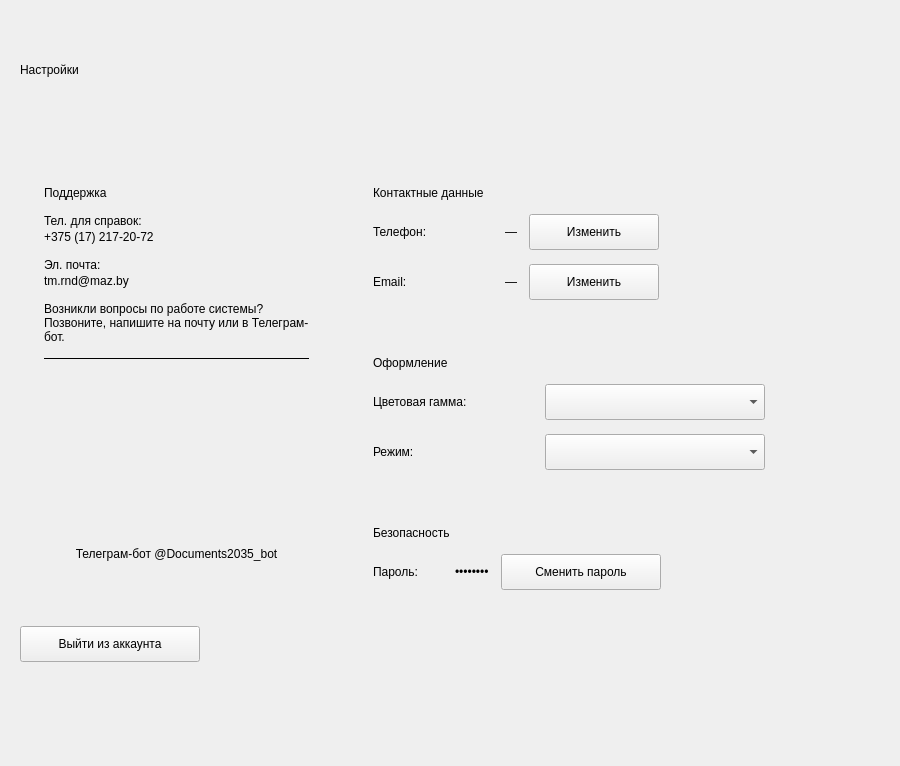
<?xml version="1.0" encoding="UTF-8"?>
<ui version="4.0">
 <class>SettingsTab</class>
 <widget class="QWidget" name="SettingsTab">
  <property name="geometry">
   <rect>
    <x>0</x>
    <y>0</y>
    <width>900</width>
    <height>766</height>
   </rect>
  </property>
  <property name="windowTitle">
   <string>Настройки</string>
  </property>
  <property name="styleSheet">
   <string notr="true">QWidget {
    background-color: {BG_DIALOG_ALT};
}
QScrollArea {
    border: none;
    background-color: transparent;
}
QScrollBar:vertical {
    border: none;
    background: {SCROLLBAR_BG};
    width: 10px;
    border-radius: 5px;
}
QScrollBar::handle:vertical {
    background: {SCROLLBAR_HANDLE};
    border-radius: 5px;
    min-height: 20px;
}
QScrollBar::handle:vertical:hover {
    background: {SCROLLBAR_HANDLE_HOVER};
}
QScrollBar::add-line:vertical, QScrollBar::sub-line:vertical {
    border: none;
    background: none;
}</string>
  </property>
  <layout class="QVBoxLayout" name="verticalLayout">
   <property name="leftMargin">
    <number>0</number>
   </property>
   <property name="topMargin">
    <number>0</number>
   </property>
   <property name="rightMargin">
    <number>0</number>
   </property>
   <property name="bottomMargin">
    <number>0</number>
   </property>
   <item>
    <widget class="QFrame" name="headerFrame">
     <property name="minimumSize">
      <size>
       <width>0</width>
       <height>140</height>
      </size>
     </property>
     <property name="maximumSize">
      <size>
       <width>16777215</width>
       <height>140</height>
      </size>
     </property>
     <property name="styleSheet">
      <string notr="true">QFrame {
    background-color: {HEADER_BG};
    border: none;
}</string>
     </property>
     <property name="fixedHeight" stdset="0">
      <number>140</number>
     </property>
     <layout class="QHBoxLayout" name="headerLayout">
      <property name="leftMargin">
       <number>20</number>
      </property>
      <property name="topMargin">
       <number>0</number>
      </property>
      <property name="rightMargin">
       <number>20</number>
      </property>
      <property name="bottomMargin">
       <number>0</number>
      </property>
      <item>
       <widget class="QLabel" name="titleLabel">
        <property name="styleSheet">
         <string notr="true">color: {TEXT_ON_ACCENT}; font-size: 32px; font-weight: bold; background-color: transparent;</string>
        </property>
        <property name="text">
         <string>Настройки</string>
        </property>
       </widget>
      </item>
      <item>
       <spacer name="headerSpacer">
        <property name="orientation">
         <enum>Qt::Orientation::Horizontal</enum>
        </property>
        <property name="sizeHint" stdset="0">
         <size>
          <width>40</width>
          <height>20</height>
         </size>
        </property>
       </spacer>
      </item>
     </layout>
    </widget>
   </item>
   <item>
    <widget class="QWidget" name="contentWidget" native="true">
     <layout class="QVBoxLayout" name="contentLayout">
      <property name="spacing">
       <number>16</number>
      </property>
      <property name="leftMargin">
       <number>20</number>
      </property>
      <property name="topMargin">
       <number>20</number>
      </property>
      <property name="rightMargin">
       <number>20</number>
      </property>
      <property name="bottomMargin">
       <number>20</number>
      </property>
      <item>
       <widget class="QScrollArea" name="scrollArea">
        <property name="frameShape">
         <enum>QFrame::Shape::NoFrame</enum>
        </property>
        <property name="widgetResizable">
         <bool>true</bool>
        </property>
        <widget class="QWidget" name="scrollContent">
         <property name="geometry">
          <rect>
           <x>0</x>
           <y>0</y>
           <width>850</width>
           <height>611</height>
          </rect>
         </property>
         <layout class="QVBoxLayout" name="scrollLayout">
          <property name="spacing">
           <number>16</number>
          </property>
          <property name="leftMargin">
           <number>0</number>
          </property>
          <property name="topMargin">
           <number>0</number>
          </property>
          <property name="rightMargin">
           <number>0</number>
          </property>
          <property name="bottomMargin">
           <number>0</number>
          </property>
          <item>
           <layout class="QHBoxLayout" name="columnsLayout" stretch="0,1">
            <property name="spacing">
             <number>16</number>
            </property>
            <item>
             <widget class="QFrame" name="supportCard">
              <property name="minimumSize">
               <size>
                <width>280</width>
                <height>0</height>
               </size>
              </property>
              <property name="maximumSize">
               <size>
                <width>430</width>
                <height>16777215</height>
               </size>
              </property>
              <property name="styleSheet">
               <string notr="true">QFrame#supportCard {
      background-color: {BG_CARD};
      border: 1px solid {BORDER_DEFAULT};
      border-radius: 12px;
  }</string>
              </property>
              <layout class="QVBoxLayout" name="supportLayout">
               <property name="spacing">
                <number>14</number>
               </property>
               <property name="leftMargin">
                <number>24</number>
               </property>
               <property name="topMargin">
                <number>20</number>
               </property>
               <property name="rightMargin">
                <number>24</number>
               </property>
               <property name="bottomMargin">
                <number>20</number>
               </property>
               <item>
                <widget class="QLabel" name="supportTitle">
                 <property name="styleSheet">
                  <string notr="true">font-size: 18px; font-weight: bold; color: {TEXT_PRIMARY}; background-color: transparent;</string>
                 </property>
                 <property name="text">
                  <string>Поддержка</string>
                 </property>
                 <property name="alignment">
                  <set>Qt::AlignmentFlag::AlignLeading|Qt::AlignmentFlag::AlignLeft|Qt::AlignmentFlag::AlignVCenter</set>
                 </property>
                </widget>
               </item>
               <item>
                <layout class="QVBoxLayout" name="supportPhoneRow">
                 <property name="spacing">
                  <number>2</number>
                 </property>
                 <item>
                  <widget class="QLabel" name="supportPhoneLabel">
                   <property name="styleSheet">
                    <string notr="true">font-size: 13px; color: {TEXT_MUTED_ALT}; background-color: transparent;</string>
                   </property>
                   <property name="text">
                    <string>Тел. для справок:</string>
                   </property>
                  </widget>
                 </item>
                 <item>
                  <widget class="QLabel" name="supportPhoneValue">
                   <property name="styleSheet">
                    <string notr="true">font-size: 15px; color: {TEXT_PRIMARY}; background-color: transparent;</string>
                   </property>
                   <property name="text">
                    <string>+375 (17) 217-20-72</string>
                   </property>
                   <property name="textInteractionFlags">
                    <set>Qt::TextInteractionFlag::TextSelectableByMouse</set>
                   </property>
                  </widget>
                 </item>
                </layout>
               </item>
               <item>
                <layout class="QVBoxLayout" name="supportEmailRow">
                 <property name="spacing">
                  <number>2</number>
                 </property>
                 <item>
                  <widget class="QLabel" name="supportEmailLabel">
                   <property name="styleSheet">
                    <string notr="true">font-size: 13px; color: {TEXT_MUTED_ALT}; background-color: transparent;</string>
                   </property>
                   <property name="text">
                    <string>Эл. почта:</string>
                   </property>
                  </widget>
                 </item>
                 <item>
                  <widget class="QLabel" name="supportEmailValue">
                   <property name="styleSheet">
                    <string notr="true">font-size: 15px; color: {TEXT_PRIMARY}; background-color: transparent;</string>
                   </property>
                   <property name="text">
                    <string>tm.rnd@maz.by</string>
                   </property>
                   <property name="textInteractionFlags">
                    <set>Qt::TextInteractionFlag::TextSelectableByMouse</set>
                   </property>
                  </widget>
                 </item>
                </layout>
               </item>
               <item>
                <widget class="QLabel" name="supportHintLabel">
                 <property name="styleSheet">
                  <string notr="true">font-size: 13px; color: {TEXT_MUTED_ALT}; background-color: transparent;</string>
                 </property>
                 <property name="text">
                  <string>Возникли вопросы по работе системы? Позвоните, напишите на почту или в Телеграм-бот.</string>
                 </property>
                 <property name="wordWrap">
                  <bool>true</bool>
                 </property>
                </widget>
               </item>
               <item>
                <widget class="QFrame" name="supportSeparator">
                 <property name="minimumSize">
                  <size>
                   <width>0</width>
                   <height>1</height>
                  </size>
                 </property>
                 <property name="maximumSize">
                  <size>
                   <width>16777215</width>
                   <height>1</height>
                  </size>
                 </property>
                 <property name="styleSheet">
                  <string notr="true">background-color: {BORDER_DEFAULT};
  border: none;</string>
                 </property>
                 <property name="frameShape">
                  <enum>QFrame::Shape::HLine</enum>
                 </property>
                 <property name="frameShadow">
                  <enum>QFrame::Shadow::Plain</enum>
                 </property>
                </widget>
               </item>
               <item alignment="Qt::AlignmentFlag::AlignHCenter">
                <widget class="QPushButton" name="qrButton">
                 <property name="minimumSize">
                  <size>
                   <width>160</width>
                   <height>160</height>
                  </size>
                 </property>
                 <property name="maximumSize">
                  <size>
                   <width>160</width>
                   <height>160</height>
                  </size>
                 </property>
                 <property name="cursor">
                  <cursorShape>PointingHandCursor</cursorShape>
                 </property>
                 <property name="toolTip">
                  <string>Открыть бота в Telegram</string>
                 </property>
                 <property name="styleSheet">
                  <string notr="true">QPushButton {
      background-color: white;
      color: {TEXT_PRIMARY};
      border: 1px solid {BORDER_DEFAULT};
      border-radius: 12px;
      padding: 8px;
      font-size: 13px;
  }
  QPushButton:hover {
      border: 2px solid {ACCENT_PRIMARY};
  }</string>
                 </property>
                 <property name="text">
                  <string/>
                 </property>
                 <property name="flat">
                  <bool>true</bool>
                 </property>
                </widget>
               </item>
               <item>
                <widget class="QLabel" name="qrCaption">
                 <property name="styleSheet">
                  <string notr="true">font-size: 12px; color: {TEXT_MUTED_ALT}; background-color: transparent;</string>
                 </property>
                 <property name="text">
                  <string>Телеграм-бот @Documents2035_bot</string>
                 </property>
                 <property name="alignment">
                  <set>Qt::AlignmentFlag::AlignCenter</set>
                 </property>
                 <property name="wordWrap">
                  <bool>true</bool>
                 </property>
                </widget>
               </item>
               <item>
                <spacer name="supportBottomSpacer">
                 <property name="orientation">
                  <enum>Qt::Orientation::Vertical</enum>
                 </property>
                 <property name="sizeHint" stdset="0">
                  <size>
                   <width>20</width>
                   <height>20</height>
                  </size>
                 </property>
                </spacer>
               </item>
              </layout>
             </widget>
            </item>
            <item>
             <layout class="QVBoxLayout" name="leftColumnLayout">
              <property name="spacing">
               <number>16</number>
              </property>
              <item>
               <widget class="QFrame" name="contactsCard">
                <property name="styleSheet">
                 <string notr="true">QFrame#contactsCard {
        background-color: {BG_CARD};
        border: 1px solid {BORDER_DEFAULT};
        border-radius: 12px;
    }</string>
                </property>
                <layout class="QVBoxLayout" name="contactsLayout">
                 <property name="spacing">
                  <number>14</number>
                 </property>
                 <property name="leftMargin">
                  <number>24</number>
                 </property>
                 <property name="topMargin">
                  <number>20</number>
                 </property>
                 <property name="rightMargin">
                  <number>24</number>
                 </property>
                 <property name="bottomMargin">
                  <number>20</number>
                 </property>
                 <item>
                  <widget class="QLabel" name="contactsTitle">
                   <property name="styleSheet">
                    <string notr="true">font-size: 18px; font-weight: bold; color: {TEXT_PRIMARY}; background-color: transparent;</string>
                   </property>
                   <property name="text">
                    <string>Контактные данные</string>
                   </property>
                  </widget>
                 </item>
                 <item>
                  <layout class="QHBoxLayout" name="phoneRow">
                   <property name="spacing">
                    <number>12</number>
                   </property>
                   <item>
                    <widget class="QLabel" name="phoneLabel">
                     <property name="minimumSize">
                      <size>
                       <width>120</width>
                       <height>0</height>
                      </size>
                     </property>
                     <property name="styleSheet">
                      <string notr="true">font-size: 14px; color: {TEXT_MUTED_ALT}; background-color: transparent;</string>
                     </property>
                     <property name="text">
                      <string>Телефон:</string>
                     </property>
                    </widget>
                   </item>
                   <item>
                    <widget class="QLabel" name="phoneValue">
                     <property name="styleSheet">
                      <string notr="true">font-size: 14px; color: {TEXT_PRIMARY}; background-color: transparent;</string>
                     </property>
                     <property name="text">
                      <string>—</string>
                     </property>
                    </widget>
                   </item>
                   <item>
                    <widget class="QPushButton" name="changePhoneBtn">
                     <property name="minimumSize">
                      <size>
                       <width>130</width>
                       <height>36</height>
                      </size>
                     </property>
                     <property name="cursor">
                      <cursorShape>PointingHandCursor</cursorShape>
                     </property>
                     <property name="styleSheet">
                      <string notr="true">QPushButton {
        background-color: {BTN_SECONDARY_BG};
        color: {TEXT_PRIMARY};
        border: 1px solid {BORDER_DEFAULT};
        border-radius: 8px;
        font-size: 13px;
        font-weight: 500;
    }
    QPushButton:hover {
        background-color: {BTN_SECONDARY_HOVER_BG};
        border-color: {ACCENT_PRIMARY};
    }
    QPushButton:pressed {
        background-color: {ACCENT_PRESSED_SOFT};
    }</string>
                     </property>
                     <property name="text">
                      <string>Изменить</string>
                     </property>
                    </widget>
                   </item>
                   <item>
                    <spacer name="phoneSpacer">
                     <property name="orientation">
                      <enum>Qt::Orientation::Horizontal</enum>
                     </property>
                     <property name="sizeHint" stdset="0">
                      <size>
                       <width>40</width>
                       <height>20</height>
                      </size>
                     </property>
                    </spacer>
                   </item>
                  </layout>
                 </item>
                 <item>
                  <layout class="QHBoxLayout" name="emailRow">
                   <property name="spacing">
                    <number>12</number>
                   </property>
                   <item>
                    <widget class="QLabel" name="emailLabel">
                     <property name="minimumSize">
                      <size>
                       <width>120</width>
                       <height>0</height>
                      </size>
                     </property>
                     <property name="styleSheet">
                      <string notr="true">font-size: 14px; color: {TEXT_MUTED_ALT}; background-color: transparent;</string>
                     </property>
                     <property name="text">
                      <string>Email:</string>
                     </property>
                    </widget>
                   </item>
                   <item>
                    <widget class="QLabel" name="emailValue">
                     <property name="styleSheet">
                      <string notr="true">font-size: 14px; color: {TEXT_PRIMARY}; background-color: transparent;</string>
                     </property>
                     <property name="text">
                      <string>—</string>
                     </property>
                    </widget>
                   </item>
                   <item>
                    <widget class="QPushButton" name="changeEmailBtn">
                     <property name="minimumSize">
                      <size>
                       <width>130</width>
                       <height>36</height>
                      </size>
                     </property>
                     <property name="cursor">
                      <cursorShape>PointingHandCursor</cursorShape>
                     </property>
                     <property name="styleSheet">
                      <string notr="true">QPushButton {
        background-color: {BTN_SECONDARY_BG};
        color: {TEXT_PRIMARY};
        border: 1px solid {BORDER_DEFAULT};
        border-radius: 8px;
        font-size: 13px;
        font-weight: 500;
    }
    QPushButton:hover {
        background-color: {BTN_SECONDARY_HOVER_BG};
        border-color: {ACCENT_PRIMARY};
    }
    QPushButton:pressed {
        background-color: {ACCENT_PRESSED_SOFT};
    }</string>
                     </property>
                     <property name="text">
                      <string>Изменить</string>
                     </property>
                    </widget>
                   </item>
                   <item>
                    <spacer name="emailSpacer">
                     <property name="orientation">
                      <enum>Qt::Orientation::Horizontal</enum>
                     </property>
                     <property name="sizeHint" stdset="0">
                      <size>
                       <width>40</width>
                       <height>20</height>
                      </size>
                     </property>
                    </spacer>
                   </item>
                  </layout>
                 </item>
                </layout>
               </widget>
              </item>
              <item>
               <widget class="QFrame" name="themeCard">
                <property name="styleSheet">
                 <string notr="true">QFrame#themeCard {
        background-color: {BG_CARD};
        border: 1px solid {BORDER_DEFAULT};
        border-radius: 12px;
    }</string>
                </property>
                <layout class="QVBoxLayout" name="themeLayout">
                 <property name="spacing">
                  <number>14</number>
                 </property>
                 <property name="leftMargin">
                  <number>24</number>
                 </property>
                 <property name="topMargin">
                  <number>20</number>
                 </property>
                 <property name="rightMargin">
                  <number>24</number>
                 </property>
                 <property name="bottomMargin">
                  <number>20</number>
                 </property>
                 <item>
                  <widget class="QLabel" name="themeTitle">
                   <property name="styleSheet">
                    <string notr="true">font-size: 18px; font-weight: bold; color: {TEXT_PRIMARY}; background-color: transparent;</string>
                   </property>
                   <property name="text">
                    <string>Оформление</string>
                   </property>
                  </widget>
                 </item>
                 <item>
                  <layout class="QHBoxLayout" name="paletteRow">
                   <property name="spacing">
                    <number>12</number>
                   </property>
                   <item>
                    <widget class="QLabel" name="paletteLabel">
                     <property name="minimumSize">
                      <size>
                       <width>160</width>
                       <height>0</height>
                      </size>
                     </property>
                     <property name="styleSheet">
                      <string notr="true">font-size: 14px; color: {TEXT_MUTED_ALT}; background-color: transparent;</string>
                     </property>
                     <property name="text">
                      <string>Цветовая гамма:</string>
                     </property>
                    </widget>
                   </item>
                   <item>
                    <widget class="QComboBox" name="paletteCombo">
                     <property name="minimumSize">
                      <size>
                       <width>220</width>
                       <height>36</height>
                      </size>
                     </property>
                     <property name="cursor">
                      <cursorShape>PointingHandCursor</cursorShape>
                     </property>
                     <property name="styleSheet">
                      <string notr="true">
    QComboBox, QTextEdit, QDateEdit, QTextBrowser {
    border-radius: 10px;
    border: 1px solid {ACCENT_PRIMARY};
    padding: 5px;
    background-color: {BG_INPUT};
    color: {TEXT_PRIMARY};
    }
    QComboBox:hover, QTextEdit:hover, QDateEdit:hover, QTextBrowser:hover {
    border: 1px solid {ACCENT_HOVER_SOFT};
    }
    QComboBox:focus, QTextEdit:focus, QDateEdit:focus, QTextBrowser:focus {
    border: 2px solid {ACCENT_PRIMARY};
    }

    /* Стили для выпадающего контейнера QComboBox */
    QComboBox::drop-down {
    subcontrol-origin: padding;
    subcontrol-position: top right;
    width: 30px;
    border: none;
    }

    QComboBox::down-arrow {
    image: url({ICON_ARROW_DOWN_PATH});
    width: 16px;
    height: 16px;
    margin-right: 6px;
    }

    /* ===== ВЫПАДАЮЩИЕ СПИСКИ QComboBox ===== */
    QComboBox QAbstractItemView {
    border-radius: 6px;
    background-color: {BG_CARD};
    color: {TEXT_PRIMARY};
    padding: 4px;
    outline: none;
    border: 1px solid {ACCENT_PRIMARY};
    }
    QComboBox QAbstractItemView::item {
    padding: 8px;
    color: {TEXT_PRIMARY};
    border: none;
    outline: none;
    }
    QComboBox QAbstractItemView::item:hover {
    background-color: {ACCENT_SELECTION_BG};
    color: {TEXT_PRIMARY};
    }
    QComboBox QAbstractItemView::item:selected {
    background-color: {ACCENT_SELECTION_BG};
    color: {TEXT_PRIMARY};
    }
    QComboBox QAbstractItemView::item:focus {
    outline: none;
    border: none;
    }


    </string>
                     </property>
                    </widget>
                   </item>
                   <item>
                    <spacer name="paletteSpacer">
                     <property name="orientation">
                      <enum>Qt::Orientation::Horizontal</enum>
                     </property>
                     <property name="sizeHint" stdset="0">
                      <size>
                       <width>40</width>
                       <height>20</height>
                      </size>
                     </property>
                    </spacer>
                   </item>
                  </layout>
                 </item>
                 <item>
                  <layout class="QHBoxLayout" name="modeRow">
                   <property name="spacing">
                    <number>12</number>
                   </property>
                   <item>
                    <widget class="QLabel" name="modeLabel">
                     <property name="minimumSize">
                      <size>
                       <width>160</width>
                       <height>0</height>
                      </size>
                     </property>
                     <property name="styleSheet">
                      <string notr="true">font-size: 14px; color: {TEXT_MUTED_ALT}; background-color: transparent;</string>
                     </property>
                     <property name="text">
                      <string>Режим:</string>
                     </property>
                    </widget>
                   </item>
                   <item>
                    <widget class="QComboBox" name="modeCombo">
                     <property name="minimumSize">
                      <size>
                       <width>220</width>
                       <height>36</height>
                      </size>
                     </property>
                     <property name="cursor">
                      <cursorShape>PointingHandCursor</cursorShape>
                     </property>
                     <property name="styleSheet">
                      <string notr="true">
    QComboBox, QTextEdit, QDateEdit, QTextBrowser {
    border-radius: 10px;
    border: 1px solid {ACCENT_PRIMARY};
    padding: 5px;
    background-color: {BG_INPUT};
    color: {TEXT_PRIMARY};
    }
    QComboBox:hover, QTextEdit:hover, QDateEdit:hover, QTextBrowser:hover {
    border: 1px solid {ACCENT_HOVER_SOFT};
    }
    QComboBox:focus, QTextEdit:focus, QDateEdit:focus, QTextBrowser:focus {
    border: 2px solid {ACCENT_PRIMARY};
    }

    /* Стили для выпадающего контейнера QComboBox */
    QComboBox::drop-down {
    subcontrol-origin: padding;
    subcontrol-position: top right;
    width: 30px;
    border: none;
    }

    QComboBox::down-arrow {
    image: url({ICON_ARROW_DOWN_PATH});
    width: 16px;
    height: 16px;
    margin-right: 6px;
    }

    /* ===== ВЫПАДАЮЩИЕ СПИСКИ QComboBox ===== */
    QComboBox QAbstractItemView {
    border-radius: 6px;
    background-color: {BG_CARD};
    color: {TEXT_PRIMARY};
    padding: 4px;
    outline: none;
    border: 1px solid {ACCENT_PRIMARY};
    }
    QComboBox QAbstractItemView::item {
    padding: 8px;
    color: {TEXT_PRIMARY};
    border: none;
    outline: none;
    }
    QComboBox QAbstractItemView::item:hover {
    background-color: {ACCENT_SELECTION_BG};
    color: {TEXT_PRIMARY};
    }
    QComboBox QAbstractItemView::item:selected {
    background-color: {ACCENT_SELECTION_BG};
    color: {TEXT_PRIMARY};
    }
    QComboBox QAbstractItemView::item:focus {
    outline: none;
    border: none;
    }


    </string>
                     </property>
                    </widget>
                   </item>
                   <item>
                    <spacer name="modeSpacer">
                     <property name="orientation">
                      <enum>Qt::Orientation::Horizontal</enum>
                     </property>
                     <property name="sizeHint" stdset="0">
                      <size>
                       <width>40</width>
                       <height>20</height>
                      </size>
                     </property>
                    </spacer>
                   </item>
                  </layout>
                 </item>
                </layout>
               </widget>
              </item>
              <item>
               <widget class="QFrame" name="securityCard">
                <property name="styleSheet">
                 <string notr="true">QFrame#securityCard {
        background-color: {BG_CARD};
        border: 1px solid {BORDER_DEFAULT};
        border-radius: 12px;
    }</string>
                </property>
                <layout class="QVBoxLayout" name="securityLayout">
                 <property name="spacing">
                  <number>14</number>
                 </property>
                 <property name="leftMargin">
                  <number>24</number>
                 </property>
                 <property name="topMargin">
                  <number>20</number>
                 </property>
                 <property name="rightMargin">
                  <number>24</number>
                 </property>
                 <property name="bottomMargin">
                  <number>20</number>
                 </property>
                 <item>
                  <widget class="QLabel" name="securityTitle">
                   <property name="styleSheet">
                    <string notr="true">font-size: 18px; font-weight: bold; color: {TEXT_PRIMARY}; background-color: transparent;</string>
                   </property>
                   <property name="text">
                    <string>Безопасность</string>
                   </property>
                  </widget>
                 </item>
                 <item>
                  <layout class="QHBoxLayout" name="passwordRow">
                   <property name="spacing">
                    <number>12</number>
                   </property>
                   <item>
                    <widget class="QLabel" name="passwordLabel">
                     <property name="minimumSize">
                      <size>
                       <width>70</width>
                       <height>0</height>
                      </size>
                     </property>
                     <property name="maximumSize">
                      <size>
                       <width>70</width>
                       <height>16777215</height>
                      </size>
                     </property>
                     <property name="styleSheet">
                      <string notr="true">font-size: 14px; color: {TEXT_MUTED_ALT}; background-color: transparent;</string>
                     </property>
                     <property name="text">
                      <string>Пароль:</string>
                     </property>
                    </widget>
                   </item>
                   <item>
                    <widget class="QLabel" name="passwordValue">
                     <property name="styleSheet">
                      <string notr="true">font-size: 14px; color: {TEXT_PRIMARY}; background-color: transparent;</string>
                     </property>
                     <property name="text">
                      <string>••••••••</string>
                     </property>
                    </widget>
                   </item>
                   <item>
                    <widget class="QPushButton" name="changePasswordBtn">
                     <property name="minimumSize">
                      <size>
                       <width>160</width>
                       <height>36</height>
                      </size>
                     </property>
                     <property name="cursor">
                      <cursorShape>PointingHandCursor</cursorShape>
                     </property>
                     <property name="styleSheet">
                      <string notr="true">QPushButton {
        background-color: {BTN_SECONDARY_BG};
        color: {TEXT_PRIMARY};
        border: 1px solid {BORDER_DEFAULT};
        border-radius: 8px;
        font-size: 13px;
        font-weight: 500;
    }
    QPushButton:hover {
        background-color: {BTN_SECONDARY_HOVER_BG};
        border-color: {ACCENT_PRIMARY};
    }
    QPushButton:pressed {
        background-color: {ACCENT_PRESSED_SOFT};
    }</string>
                     </property>
                     <property name="text">
                      <string>Сменить пароль</string>
                     </property>
                    </widget>
                   </item>
                   <item>
                    <spacer name="passwordSpacer">
                     <property name="orientation">
                      <enum>Qt::Orientation::Horizontal</enum>
                     </property>
                     <property name="sizeHint" stdset="0">
                      <size>
                       <width>40</width>
                       <height>20</height>
                      </size>
                     </property>
                    </spacer>
                   </item>
                  </layout>
                 </item>
                </layout>
               </widget>
              </item>
             </layout>
            </item>
           </layout>
          </item>
          <item>
           <layout class="QHBoxLayout" name="logoutRow">
            <property name="spacing">
             <number>12</number>
            </property>
            <item>
             <widget class="QPushButton" name="logoutBtn">
              <property name="minimumSize">
               <size>
                <width>180</width>
                <height>36</height>
               </size>
              </property>
              <property name="cursor">
               <cursorShape>PointingHandCursor</cursorShape>
              </property>
              <property name="styleSheet">
               <string notr="true">QPushButton {
    background-color: {BTN_DELETE_BG};
    color: {BTN_DELETE_TEXT};
    border: 1px solid {BTN_DELETE_BORDER};
    border-radius: 8px;
    font-size: 13px;
    font-weight: 600;
}
QPushButton:hover {
    background-color: {BTN_DELETE_HOVER_BG};
    color: {TEXT_ON_ACCENT};
}
QPushButton:pressed {
    background-color: {BTN_DELETE_PRESSED_BG};
}</string>
              </property>
              <property name="text">
               <string>Выйти из аккаунта</string>
              </property>
             </widget>
            </item>
            <item>
             <spacer name="logoutSpacer">
              <property name="orientation">
               <enum>Qt::Orientation::Horizontal</enum>
              </property>
              <property name="sizeHint" stdset="0">
               <size>
                <width>40</width>
                <height>20</height>
               </size>
              </property>
             </spacer>
            </item>
           </layout>
          </item>
          <item>
           <spacer name="bottomSpacer">
            <property name="orientation">
             <enum>Qt::Orientation::Vertical</enum>
            </property>
            <property name="sizeHint" stdset="0">
             <size>
              <width>20</width>
              <height>40</height>
             </size>
            </property>
           </spacer>
          </item>
         </layout>
        </widget>
       </widget>
      </item>
     </layout>
    </widget>
   </item>
  </layout>
 </widget>
 <resources/>
 <connections/>
</ui>
